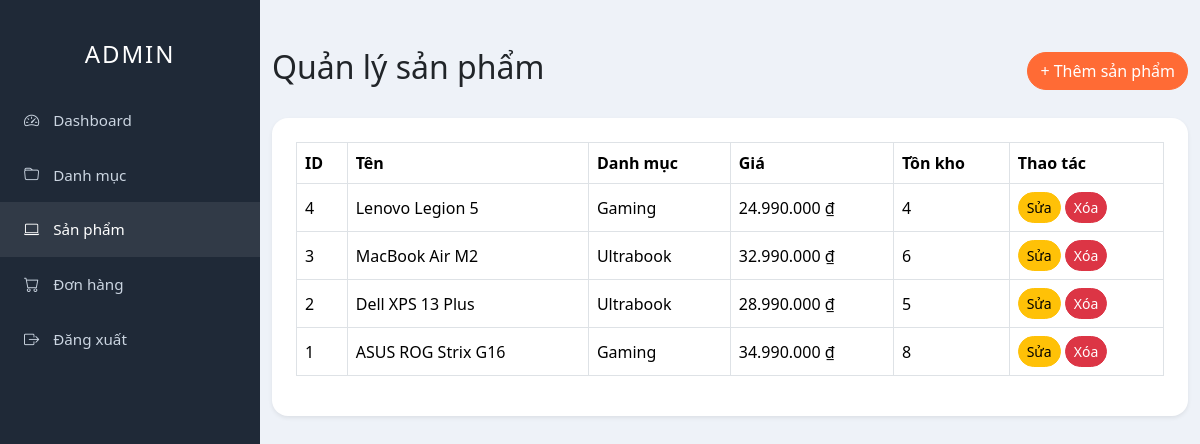
Screenshot of /admin/products/index.php (signed in) with the database file from the repository.
### tables this page shows
CREATE TABLE IF NOT EXISTS products (
  id INT AUTO_INCREMENT PRIMARY KEY,
  name VARCHAR(255) NOT NULL,
  price INT NOT NULL DEFAULT 0,
  category_id INT NOT NULL DEFAULT 0,
  cpu VARCHAR(100) DEFAULT '',
  ram VARCHAR(50) DEFAULT '',
  ssd VARCHAR(50) DEFAULT '',
  gpu VARCHAR(100) DEFAULT '',
  screen VARCHAR(100) DEFAULT '',
  description TEXT DEFAULT NULL,
  image VARCHAR(255) DEFAULT '',
  badge VARCHAR(50) DEFAULT '',
  badgeColor VARCHAR(30) DEFAULT 'primary',
  stock INT NOT NULL DEFAULT 10,
  created_at TIMESTAMP DEFAULT CURRENT_TIMESTAMP
);

CREATE TABLE IF NOT EXISTS categories (
  id INT AUTO_INCREMENT PRIMARY KEY,
  name VARCHAR(100) NOT NULL,
  created_at TIMESTAMP DEFAULT CURRENT_TIMESTAMP
);

### includes/functions.php (called while the page is built, shortened)
<?php
function formatPrice($price)
{
    return number_format($price, 0, ",", ".") . " ₫";
}
?>

### admin/products/index.php (the view, shortened to what this page needs)
<?php
require_once __DIR__ . "/../../config/database.php";
require_once __DIR__ . "/../../includes/functions.php";
$products = mysqli_query($conn, "SELECT products.*, categories.name AS category_name FROM products LEFT JOIN categories ON products.category_id = categories.id ORDER BY products.id DESC");
include "../includes/header.php";
include "../includes/sidebar.php";
?>
<div class="main-content">
    <div class="container-fluid py-4">
        <div class="d-flex justify-content-between align-items-center mb-4">
            <h2>Quản lý sản phẩm</h2>
            <a href="create.php" class="btn btn-primary">+ Thêm sản phẩm</a>
        </div>
        <div class="card shadow-sm border-0">
            <div class="card-body">
                <table class="table table-bordered align-middle">
                    <thead>
                        <tr>
                            <th>ID</th>
                            <th>Tên</th>
                            <th>Danh mục</th>
                            <th>Giá</th>
                            <th>Tồn kho</th>
                            <th>Thao tác</th>
                        </tr>
                    </thead>
                    <tbody>
                        <?php while ($product = mysqli_fetch_assoc($products)): ?>
                            <tr>
                                <td><?= $product["id"] ?></td>
                                <td><?= htmlspecialchars($product["name"]) ?></td>
                                <td><?= htmlspecialchars($product["category_name"] ?? "") ?></td>
                                <td><?= formatPrice($product["price"]) ?></td>
                                <td><?= $product["stock"] ?></td>
                                <td>
                                    <a href="edit.php?id=<?= $product["id"] ?>" class="btn btn-sm btn-warning">Sửa</a>
                                    <a href="delete.php?id=<?= $product["id"] ?>" class="btn btn-sm btn-danger" onclick="return confirm('Xóa sản phẩm này?')">Xóa</a>
                                </td>
                            </tr>
                        <?php endwhile; ?>
                    </tbody>
                </table>
            </div>
        </div>
    </div>
</div>
<?php include "../includes/footer.php"; ?>

### admin/includes/header.php (shortened to what this page needs)
<!DOCTYPE html>
<html lang="vi">
<head>
<link rel="stylesheet"
href="<?= BASE_URL ?>/bootstrap/css/bootstrap.min.css">
<link rel="stylesheet"
href="<?= BASE_URL ?>/bootstrap-icons/bootstrap-icons.css">
<link rel="stylesheet"
href="<?= BASE_URL ?>/assets/css/admin.css">
</head>
<body>

### admin/includes/sidebar.php
<div class="sidebar">
<h4 class="text-center py-3">
ADMIN
</h4>
<a href="<?= BASE_URL ?>/admin/dashboard.php">
<i class="bi bi-speedometer2"></i>
Dashboard
</a>
<a href="<?= BASE_URL ?>/admin/categories/index.php">
<i class="bi bi-folder"></i>
Danh mục
</a>
<a href="<?= BASE_URL ?>/admin/products/index.php">
<i class="bi bi-laptop"></i>
Sản phẩm
</a>
<a href="<?= BASE_URL ?>/admin/orders/index.php">
<i class="bi bi-cart"></i>
Đơn hàng
</a>
<a href="<?= BASE_URL ?>/admin/logout.php">
<i class="bi bi-box-arrow-right"></i>
Đăng xuất
</a>
</div>

### admin/includes/footer.php (shortened to what this page needs)
</body>
</html>

### assets/css/admin.css (style rules this page uses)
body { background: #eef2f8; color: #212529; }
.sidebar { width: 260px; min-height: 100vh; background: #1f2937; color: #e5e7eb; position: fixed; top: 0; left: 0; padding-top: 24px; transition: width 0.25s ease; }
.sidebar h4 { color: #fff; text-transform: uppercase; letter-spacing: 0.08em; }
.sidebar a { display: block; color: #cbd5e1; text-decoration: none; padding: 16px 24px; font-size: 0.95rem; transition: background 0.2s ease, color 0.2s ease; }
.sidebar a:hover, .sidebar a.active { background: rgba(255, 255, 255, 0.08); color: #ffffff; }
.sidebar a i { margin-right: 10px; }
.main-content { margin-left: 260px; min-height: 100vh; background: #eef2f8; padding-top: 24px; }
.card { border-radius: 1rem; border: 1px solid rgba(15, 23, 42, 0.08); transition: transform 0.25s ease, box-shadow 0.25s ease; }
.card-body { padding: 1.5rem; }
.btn-primary, .btn-warning, .btn-danger, .btn-success { border-radius: 999px; }
.btn-primary { background:#ff6b35; border-color:#ff6b35; }

### rows the page displays
products: id "4", name "Lenovo Legion 5", category.name "Gaming", price "24.990.000 ₫", stock "4"
products: id "3", name "MacBook Air M2", category.name "Ultrabook", price "32.990.000 ₫", stock "6"
products: id "2", name "Dell XPS 13 Plus", category.name "Ultrabook", price "28.990.000 ₫", stock "5"
products: id "1", name "ASUS ROG Strix G16", category.name "Gaming", price "34.990.000 ₫", stock "8"
